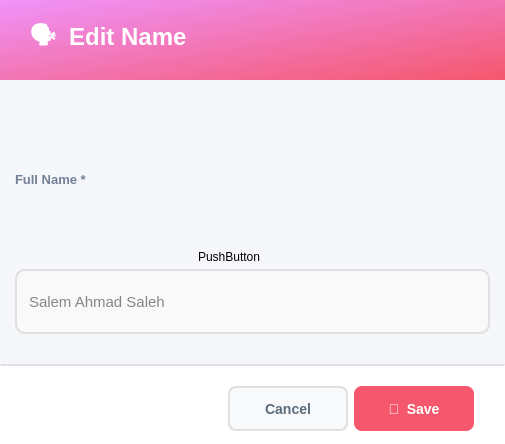
<?xml version="1.0" encoding="UTF-8"?>
<ui version="4.0">
 <class>EditNameDialog</class>
 <widget class="QDialog" name="EditNameDialog">
  <property name="geometry">
   <rect>
    <x>0</x>
    <y>0</y>
    <width>505</width>
    <height>444</height>
   </rect>
  </property>
  <property name="minimumSize">
   <size>
    <width>0</width>
    <height>0</height>
   </size>
  </property>
  <property name="maximumSize">
   <size>
    <width>780</width>
    <height>580</height>
   </size>
  </property>
  <property name="windowTitle">
   <string>Edit Name</string>
  </property>
  <property name="styleSheet">
   <string notr="true">background-color: #f5f7fa;</string>
  </property>
  <layout class="QVBoxLayout" name="mainLayout">
   <property name="spacing">
    <number>0</number>
   </property>
   <property name="leftMargin">
    <number>0</number>
   </property>
   <property name="topMargin">
    <number>0</number>
   </property>
   <property name="rightMargin">
    <number>0</number>
   </property>
   <property name="bottomMargin">
    <number>0</number>
   </property>
   <item>
    <widget class="QFrame" name="headerFrame">
     <property name="minimumSize">
      <size>
       <width>0</width>
       <height>80</height>
      </size>
     </property>
     <property name="maximumSize">
      <size>
       <width>16777215</width>
       <height>80</height>
      </size>
     </property>
     <property name="styleSheet">
      <string notr="true">background: qlineargradient(x1:0, y1:0, x2:1, y2:1, stop:0 #f093fb, stop:1 #f5576c); border-radius: 0px;</string>
     </property>
     <property name="frameShape">
      <enum>QFrame::Shape::StyledPanel</enum>
     </property>
     <layout class="QHBoxLayout" name="headerLayout">
      <property name="leftMargin">
       <number>30</number>
      </property>
      <property name="topMargin">
       <number>20</number>
      </property>
      <property name="rightMargin">
       <number>30</number>
      </property>
      <property name="bottomMargin">
       <number>20</number>
      </property>
      <item>
       <widget class="QLabel" name="labelTitle">
        <property name="styleSheet">
         <string notr="true">font-size: 24px; font-weight: bold; color: white; background: transparent;</string>
        </property>
        <property name="text">
         <string>🗣️  Edit Name</string>
        </property>
       </widget>
      </item>
      <item>
       <spacer name="headerSpacer">
        <property name="orientation">
         <enum>Qt::Orientation::Horizontal</enum>
        </property>
        <property name="sizeHint" stdset="0">
         <size>
          <width>40</width>
          <height>20</height>
         </size>
        </property>
       </spacer>
      </item>
     </layout>
    </widget>
   </item>
   <item>
    <widget class="QScrollArea" name="scrollArea">
     <property name="styleSheet">
      <string notr="true">border: none; background-color: #f5f7fa;</string>
     </property>
     <property name="widgetResizable">
      <bool>true</bool>
     </property>
     <widget class="QWidget" name="scrollContent">
      <property name="geometry">
       <rect>
        <x>0</x>
        <y>0</y>
        <width>505</width>
        <height>284</height>
       </rect>
      </property>
      <property name="styleSheet">
       <string notr="true">background-color: #f5f7fa;</string>
      </property>
      <layout class="QGridLayout" name="gridLayout_3">
       <property name="leftMargin">
        <number>15</number>
       </property>
       <property name="topMargin">
        <number>10</number>
       </property>
       <property name="rightMargin">
        <number>15</number>
       </property>
       <property name="bottomMargin">
        <number>0</number>
       </property>
       <property name="horizontalSpacing">
        <number>15</number>
       </property>
       <property name="verticalSpacing">
        <number>30</number>
       </property>
       <item row="0" column="0">
        <layout class="QVBoxLayout" name="verticalLayout">
         <property name="spacing">
          <number>0</number>
         </property>
         <item>
          <widget class="QLabel" name="labelName">
           <property name="styleSheet">
            <string notr="true">font-size: 13px; color: #718096; font-weight: bold; background: transparent;</string>
           </property>
           <property name="text">
            <string>Full Name *</string>
           </property>
          </widget>
         </item>
         <item>
          <widget class="QLineEdit" name="lineEditFullName">
           <property name="sizePolicy">
            <sizepolicy hsizetype="Expanding" vsizetype="Fixed">
             <horstretch>0</horstretch>
             <verstretch>0</verstretch>
            </sizepolicy>
           </property>
           <property name="minimumSize">
            <size>
             <width>100</width>
             <height>35</height>
            </size>
           </property>
           <property name="maximumSize">
            <size>
             <width>16777215</width>
             <height>65</height>
            </size>
           </property>
           <property name="styleSheet">
            <string notr="true">QLineEdit {
    border: 2px solid #E0E0E0;
    border-radius: 10px;
    padding: 8px 10px;
    background: rgba(250, 250, 250, 200); /* slightly transparent soft white */
    font-size: 11pt;
    color: #111111;                         /* user text color */
    font-style: normal;                      /* ensures user text is not italic */
}

QLineEdit:focus {
    border: 2px solid #667EEA;
    background: rgba(250, 250, 250, 220);   /* slightly brighter on focus */
}

QLineEdit::placeholder {
    color: rgba(50, 50, 50, 200);           /* placeholder text color */
    font-style: italic;                      /* placeholder remains italic */
}
</string>
           </property>
           <property name="echoMode">
            <enum>QLineEdit::EchoMode::Normal</enum>
           </property>
           <property name="placeholderText">
            <string>Salem Ahmad Saleh</string>
           </property>
          </widget>
         </item>
        </layout>
       </item>
       <item row="1" column="0">
        <spacer name="verticalSpacer">
         <property name="orientation">
          <enum>Qt::Orientation::Vertical</enum>
         </property>
         <property name="sizeType">
          <enum>QSizePolicy::Policy::Minimum</enum>
         </property>
         <property name="sizeHint" stdset="0">
          <size>
           <width>17</width>
           <height>30</height>
          </size>
         </property>
        </spacer>
       </item>
      </layout>
      <widget class="QPushButton" name="pushButton">
       <property name="geometry">
        <rect>
         <x>198</x>
         <y>169</y>
         <width>62</width>
         <height>16</height>
        </rect>
       </property>
       <property name="text">
        <string>PushButton</string>
       </property>
      </widget>
     </widget>
    </widget>
   </item>
   <item>
    <widget class="QFrame" name="footerFrame">
     <property name="minimumSize">
      <size>
       <width>0</width>
       <height>80</height>
      </size>
     </property>
     <property name="maximumSize">
      <size>
       <width>16777215</width>
       <height>80</height>
      </size>
     </property>
     <property name="styleSheet">
      <string notr="true">background-color: white; border-top: 2px solid #e0e0e0;</string>
     </property>
     <property name="frameShape">
      <enum>QFrame::Shape::StyledPanel</enum>
     </property>
     <layout class="QHBoxLayout" name="footerLayout">
      <property name="leftMargin">
       <number>30</number>
      </property>
      <property name="topMargin">
       <number>20</number>
      </property>
      <property name="rightMargin">
       <number>30</number>
      </property>
      <property name="bottomMargin">
       <number>20</number>
      </property>
      <item>
       <spacer name="footerSpacer">
        <property name="orientation">
         <enum>Qt::Orientation::Horizontal</enum>
        </property>
        <property name="sizeHint" stdset="0">
         <size>
          <width>40</width>
          <height>20</height>
         </size>
        </property>
       </spacer>
      </item>
      <item>
       <widget class="QPushButton" name="buttonCancel">
        <property name="minimumSize">
         <size>
          <width>120</width>
          <height>45</height>
         </size>
        </property>
        <property name="cursor">
         <cursorShape>PointingHandCursor</cursorShape>
        </property>
        <property name="styleSheet">
         <string notr="true">QPushButton {
    background-color: #f8f9fa;
    color: #5a6c7d;
    border: 2px solid #e0e0e0;
    border-radius: 8px;
    font-size: 14px;
    font-weight: bold;
    padding: 10px 20px;
}

QPushButton:hover {
    border-color: #f5576c;
    color: #f5576c;
}

QPushButton:pressed {
    background-color: #e0e0e0; /* darker grey for pressed feedback */
    border-color: #f5576c;
    color: #f5576c;
}</string>
        </property>
        <property name="text">
         <string>Cancel</string>
        </property>
       </widget>
      </item>
      <item>
       <widget class="QPushButton" name="buttonSave">
        <property name="enabled">
         <bool>true</bool>
        </property>
        <property name="minimumSize">
         <size>
          <width>120</width>
          <height>45</height>
         </size>
        </property>
        <property name="cursor">
         <cursorShape>PointingHandCursor</cursorShape>
        </property>
        <property name="styleSheet">
         <string notr="true">QPushButton {
    background-color: #f5576c;
    color: #ffffff;
    border: none;
    border-radius: 8px;
    font-size: 14px;
    font-weight: bold;
    padding: 10px 20px;
    transition: background-color 150ms;
}
QPushButton:hover {
    background-color: #e5475c;
}
QPushButton:pressed {
    background-color: #d43f52;
}
QPushButton:disabled {
    background-color: #cccccc;  /* gray background for disabled */
    color: #666666;             /* darker gray text */
}</string>
        </property>
        <property name="text">
         <string>💾  Save</string>
        </property>
       </widget>
      </item>
     </layout>
    </widget>
   </item>
  </layout>
 </widget>
 <resources/>
 <connections/>
</ui>
